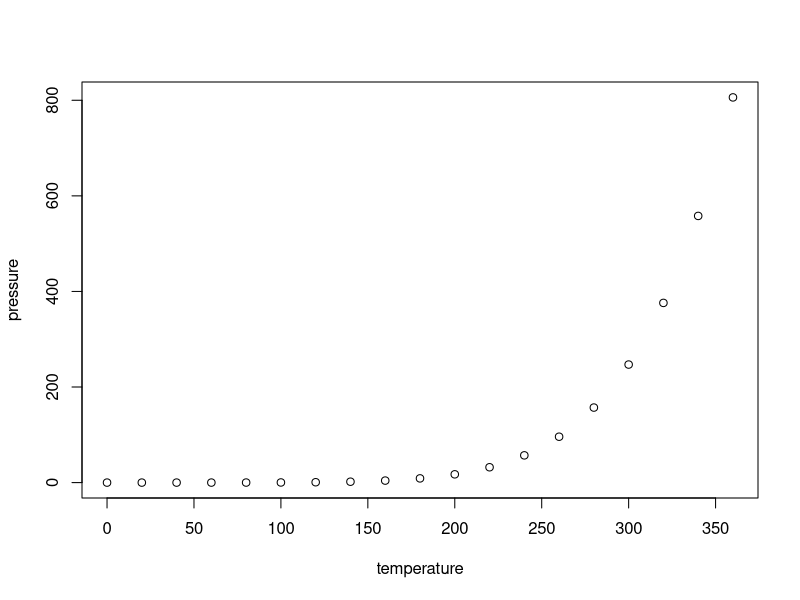
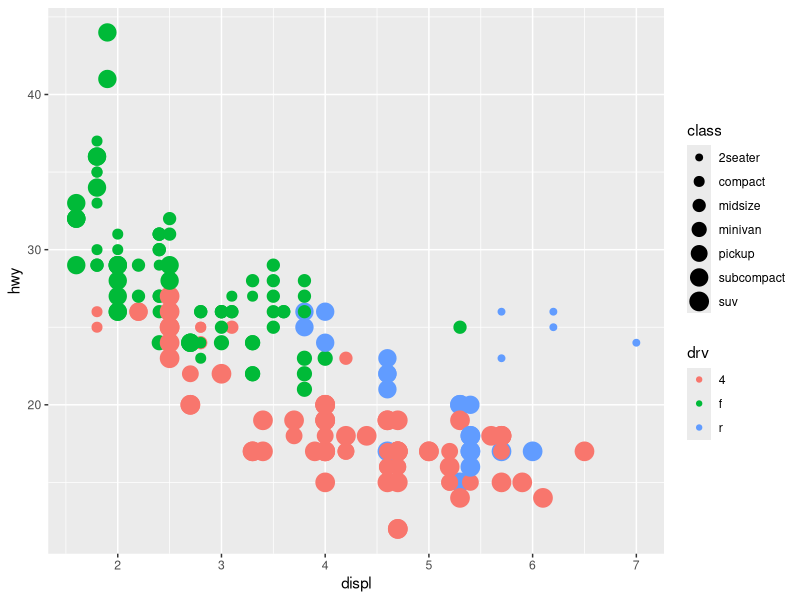

Source code (R) for these figures, in order:
## ---- chunk 1
knitr::opts_chunk$set(echo = TRUE)
## ---- chunk 2
summary(cars)
## ---- chunk 3
plot(pressure)
## ---- chunk 4
library(tidyverse)
ggplot(data = mpg) + 
     geom_point(mapping = aes(x = displ, y = hwy, size = class, colour = drv))
